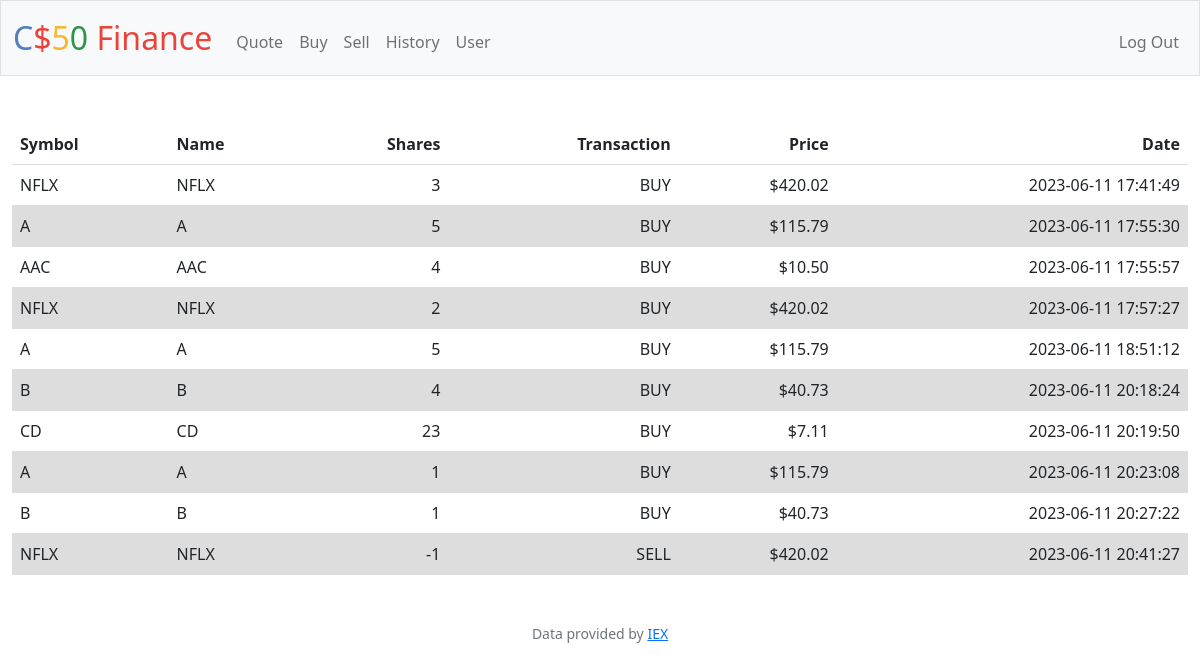
The app's page /history (signed in) with its own data.
### tables this page shows
CREATE TABLE stocks (
id INTEGER PRIMARY KEY AUTOINCREMENT NOT NULL,
user_id INTEGER, 
symbol TEXT,
name TEXT,
quantity INTEGER,
price REAL,
type TEXT,
timestamp TEXT,
FOREIGN KEY (user_id) REFERENCES users(id)
UNIQUE(id)
);

### app.py (the view)
@app.route("/history")
@login_required
def history():
    stocks = db.execute("SELECT * FROM stocks WHERE user_id = ?", session["user_id"])
    return render_template("history.html", stocks=stocks)

### app.py (called while the page is built)
@app.after_request
def after_request(response):
    response.headers["Cache-Control"] = "no-cache, no-store, must-revalidate"
    response.headers["Expires"] = 0
    response.headers["Pragma"] = "no-cache"
    return response

### helpers.py (called while the page is built)
def login_required(f):
    @wraps(f)
    def decorated_function(*args, **kwargs):
        if session.get("user_id") is None:
            return redirect("/login")
        return f(*args, **kwargs)
    return decorated_function

def usd(value):
    return f"${value:,.2f}"

### templates/history.html (shortened to what this page needs)
{% extends "layout.html" %}
{% block main %}
    <table class="table-stripped">
        <thead>
            <tr>
                <th class="text-start">Symbol</th>
                <th class="text-start">Name</th>
                <th class="text-end">Shares</th>
                <th class="text-end">Transaction</th>
                <th class="text-end">Price</th>
                <th class="text-end">Date</th>
            </tr>
        </thead>
        <tbody>
            {% for stock in stocks %}
            <tr>
                <td class="text-start">{{ stock.symbol }}</td>
                <td class="text-start">{{ stock.name }}</td>
                <td class="text-end">{{ stock.quantity }}</td>
                <td class="text-end">{{ stock.type }}</td>
                <td class="text-end">{{ stock.price| usd() }}</td>
                <td class="text-end">{{ stock.timestamp }}</td>
            </tr>
            {% endfor %}
        </tbody>
    </table>
{% endblock %}

### templates/layout.html (shortened to what this page needs)
<!DOCTYPE html>
<html lang="en">
    <head>
        <link href="https://cdn.jsdelivr.net/npm/bootstrap@5.1.3/dist/css/bootstrap.min.css" rel="stylesheet">
        <link href="/static/styles.css" rel="stylesheet">
    </head>
    <body>
        <nav class="bg-light border navbar navbar-expand-md navbar-light">
            <div class="container-fluid">
                <a class="navbar-brand" href="/"><span class="blue">C</span><span class="red">$</span><span class="yellow">5</span><span class="green">0</span> <span class="red">Finance</span></a>
                <div class="collapse navbar-collapse" id="navbar">
                    {% if session["user_id"] %}
                        <ul class="navbar-nav me-auto mt-2">
                            <li class="nav-item"><a class="nav-link" href="/quote">Quote</a></li>
                            <li class="nav-item"><a class="nav-link" href="/buy">Buy</a></li>
                            <li class="nav-item"><a class="nav-link" href="/sell">Sell</a></li>
                            <li class="nav-item"><a class="nav-link" href="/history">History</a></li>
                            <li class="nav-item"><a class="nav-link" href="/user">User</a></li>
                        </ul>
                        <ul class="navbar-nav ms-auto mt-2">
                            <li class="nav-item"><a class="nav-link" href="/logout">Log Out</a></li>
                        </ul>
                    {% else %}
                        <ul class="navbar-nav ms-auto mt-2">
                            <li class="nav-item"><a class="nav-link" href="/register">Register</a></li>
                            <li class="nav-item"><a class="nav-link" href="/login">Log In</a></li>
                        </ul>
                    {% endif %}
                </div>
            </div>
        </nav>
        <main class="container-fluid py-5 text-center">
            {% block main %}{% endblock %}
        </main>
        <footer class="mb-5 small text-center text-muted">
            Data provided by <a href="https://iexcloud.io/">IEX</a>
        </footer>
    </body>
</html>

### static/styles.css (style rules this page uses)
nav .navbar-brand { font-size: xx-large; }
nav .navbar-brand .blue { color: #537fbe; }
nav .navbar-brand .red { color: #ea433b; }
nav .navbar-brand .yellow { color: #f5b82e; }
nav .navbar-brand .green { color: #2e944b; }
table { border-collapse: collapse; width: 100%; }
th, td { padding: 8px; text-align: left; border-bottom: 1px solid #ddd; }
tr:nth-child(even) { background-color: #dddddd; }

### records on screen
stocks: symbol "NFLX", name "NFLX", quantity "3", type "BUY", price "$420.02", timestamp "2023-06-11 17:41:49"
stocks: symbol "A", name "A", quantity "5", type "BUY", price "$115.79", timestamp "2023-06-11 17:55:30"
stocks: symbol "AAC", name "AAC", quantity "4", type "BUY", price "$10.50", timestamp "2023-06-11 17:55:57"
stocks: symbol "NFLX", name "NFLX", quantity "2", type "BUY", price "$420.02", timestamp "2023-06-11 17:57:27"
stocks: symbol "A", name "A", quantity "5", type "BUY", price "$115.79", timestamp "2023-06-11 18:51:12"
stocks: symbol "B", name "B", quantity "4", type "BUY", price "$40.73", timestamp "2023-06-11 20:18:24"
stocks: symbol "CD", name "CD", quantity "23", type "BUY", price "$7.11", timestamp "2023-06-11 20:19:50"
stocks: symbol "A", name "A", quantity "1", type "BUY", price "$115.79", timestamp "2023-06-11 20:23:08"
stocks: symbol "B", name "B", quantity "1", type "BUY", price "$40.73", timestamp "2023-06-11 20:27:22"
stocks: symbol "NFLX", name "NFLX", quantity "-1", type "SELL", price "$420.02", timestamp "2023-06-11 20:41:27"
